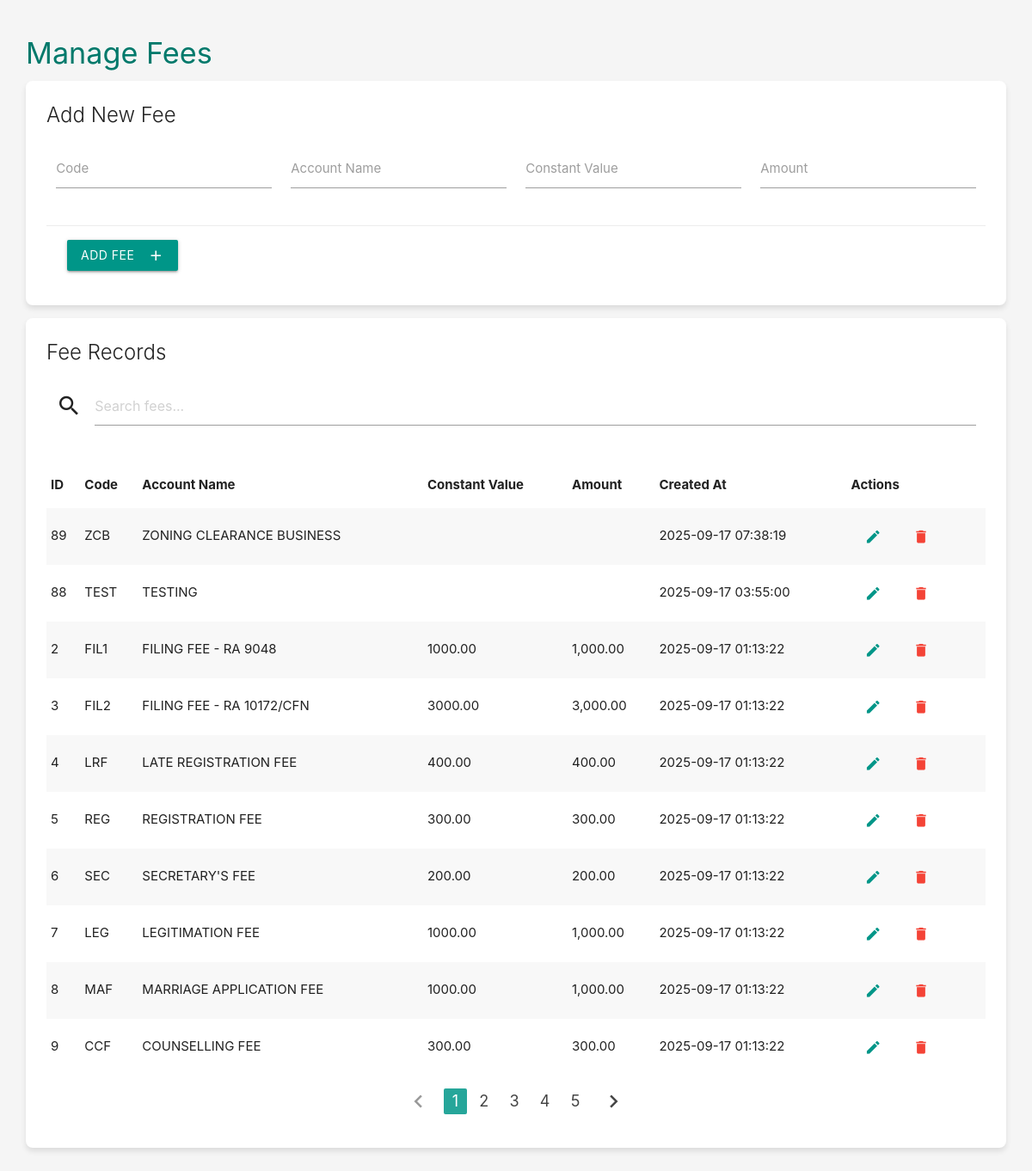
The app's page /fees1.php with its own data.
### tables this page shows
CREATE TABLE `fees` (
  `id` int(11) NOT NULL,
  `code` varchar(50) DEFAULT NULL,
  `account_name` varchar(100) NOT NULL,
  `constant_value` varchar(100) DEFAULT NULL,
  `amount` decimal(10,2) DEFAULT NULL,
  `created_at` timestamp NOT NULL DEFAULT current_timestamp()
);

### fees1.php (the view, shortened to what this page needs)
<?php
include 'config.php';
$edit_mode = false;
$results_per_page = 10;
$page = isset($_GET['page']) ? (int)$_GET['page'] : 1;
$offset = ($page - 1) * $results_per_page;
$total_result = $conn->query("SELECT COUNT(*) as total FROM fees");
$total_row = $total_result->fetch_assoc();
$total_records = $total_row['total'];
$total_pages = ceil($total_records / $results_per_page);
$fees = [];
$result = $conn->query("SELECT * FROM fees ORDER BY created_at DESC LIMIT $offset, $results_per_page");
if ($result && $result->num_rows > 0) {
    while ($row = $result->fetch_assoc()) {
        $fees[] = $row;
    }
}
?>
<!DOCTYPE html>
<html lang="en">
<head>
    <link rel="stylesheet" href="https://cdnjs.cloudflare.com/ajax/libs/materialize/1.0.0/css/materialize.min.css">
</head>
<body>
    <main>
        <div class="container">
            <h4 class="teal-text text-darken-2">Manage Fees</h4>
            <div class="card">
                <div class="card-content">
                    <span class="card-title"><?= $edit_mode ? 'Edit Fee' : 'Add New Fee' ?></span>
                    <form method="POST">
                        <div class="row">
                            <div class="input-field col s12 m6 l3">
                                <input type="text" name="code" id="code" value="<?= $edit_mode ? htmlspecialchars($edit_fee['code']) : '' ?>">
                                <label for="code">Code</label>
                            </div>
                            <div class="input-field col s12 m6 l3">
                                <input type="text" name="account_name" id="account_name" value="<?= $edit_mode ? htmlspecialchars($edit_fee['account_name']) : '' ?>">
                                <label for="account_name">Account Name</label>
                            </div>
                            <div class="input-field col s12 m6 l3">
                                <input type="text" name="constant_value" id="constant_value" value="<?= $edit_mode ? htmlspecialchars($edit_fee['constant_value']) : '' ?>">
                                <label for="constant_value">Constant Value</label>
                            </div>
                            <div class="input-field col s12 m6 l3">
                                <input type="number" step="0.01" name="amount" id="amount" value="<?= $edit_mode ? htmlspecialchars($edit_fee['amount']) : '' ?>">
                                <label for="amount">Amount</label>
                            </div>
                        </div>
                        <div class="card-action">
                            <button type="submit" name="save_fee" class="btn teal waves-effect waves-light">
                                <?= $edit_mode ? 'Update Fee' : 'Add Fee' ?>
                                <i class="material-icons right"><?= $edit_mode ? 'update' : 'add' ?></i>
                            </button>
                        </div>
                    </form>
                </div>
            </div>
            <div class="card">
                <div class="card-content">
                    <span class="card-title">Fee Records</span>
                    <div class="row search-box">
                        <div class="input-field col s12">
                            <i class="material-icons prefix">search</i>
                            <input type="text" id="search" placeholder="Search fees...">
                        </div>
                    </div>
                    <?php if (!empty($fees)): ?>
                    <table class="striped responsive-table">
                        <thead>
                            <tr>
                                <th>ID</th>
                                <th>Code</th>
                                <th>Account Name</th>
                                <th>Constant Value</th>
                                <th>Amount</th>
                                <th>Created At</th>
                                <th>Actions</th>
                            </tr>
                        </thead>
                        <tbody>
                            <?php foreach ($fees as $fee): ?>
                                <tr>
                                    <td><?= $fee['id'] ?></td>
                                    <td><?= htmlspecialchars($fee['code']) ?></td>
                                    <td><?= htmlspecialchars($fee['account_name']) ?></td>
                                    <td><?= htmlspecialchars($fee['constant_value']) ?></td>
                                    <td><?= is_null($fee['amount']) ? '' : number_format($fee['amount'], 2) ?></td>
                                    <td><?= $fee['created_at'] ?></td>
                                    <td>
                                        <a href="?edit=<?= $fee['id'] ?>" class="btn-flat waves-effect waves-teal tooltipped" data-tooltip="Edit">
                                            <i class="material-icons teal-text">edit</i>
                                        </a>
                                        <a href="#delete-modal-<?= $fee['id'] ?>" class="btn-flat waves-effect waves-red tooltipped modal-trigger" data-tooltip="Delete">
                                            <i class="material-icons red-text">delete</i>
                                        </a>
                                    </td>
                                </tr>
                            <?php endforeach; ?>
                        </tbody>
                    </table>
                    <?php if ($total_pages > 1): ?>
                    <ul class="pagination center">
                        <?php if ($page > 1): ?>
                            <li class="waves-effect"><a href="?page=<?= $page - 1 ?>"><i class="material-icons">chevron_left</i></a></li>
                        <?php else: ?>
                            <li class="disabled"><a href="#!"><i class="material-icons">chevron_left</i></a></li>
                        <?php endif; ?>
                        <?php
                        $start_page = max(1, $page - 2);
                        $end_page = min($total_pages, $start_page + 4);
                        for ($i = $start_page; $i <= $end_page; $i++):
                        ?>
                            <li class="<?= $i == $page ? 'active' : 'waves-effect' ?>">
                                <a href="?page=<?= $i ?>"><?= $i ?></a>
                            </li>
                        <?php endfor; ?>
                        <?php if ($page < $total_pages): ?>
                            <li class="waves-effect"><a href="?page=<?= $page + 1 ?>"><i class="material-icons">chevron_right</i></a></li>
                        <?php else: ?>
                            <li class="disabled"><a href="#!"><i class="material-icons">chevron_right</i></a></li>
                        <?php endif; ?>
                    </ul>
                    <?php endif; ?>
                    <?php else: ?>
                        <p class="center-align">No fees found.</p>
                    <?php endif; ?>
                </div>
            </div>
        </div>
    </main>
</body>
</html>

### fees1.php (style rules this page uses)
body { display: flex; min-height: 100vh; flex-direction: column; background-color: #f5f5f5; }
main { flex: 1 0 auto; padding: 20px 0; }
.container { width: 95%; }
.card { border-radius: 8px; box-shadow: 0 4px 6px rgba(0,0,0,0.1); }
.btn-flat { text-transform: none; }
.pagination li.active { background-color: #26a69a; }
.search-box { margin-bottom: 20px; }

### records on screen
fees: id "89", code "ZCB", account_name "ZONING CLEARANCE BUSINESS", created_at "2025-09-17 07:38:19"
fees: id "88", code "TEST", account_name "TESTING", created_at "2025-09-17 03:55:00"
fees: id "2", code "FIL1", account_name "FILING FEE - RA 9048", constant_value "1000.00", amount "1,000.00", created_at "2025-09-17 01:13:22"
fees: id "3", code "FIL2", account_name "FILING FEE - RA 10172/CFN", constant_value "3000.00", amount "3,000.00", created_at "2025-09-17 01:13:22"
fees: id "4", code "LRF", account_name "LATE REGISTRATION FEE", constant_value "400.00", amount "400.00", created_at "2025-09-17 01:13:22"
fees: id "5", code "REG", account_name "REGISTRATION FEE", constant_value "300.00", amount "300.00", created_at "2025-09-17 01:13:22"
fees: id "6", code "SEC", account_name "SECRETARY'S FEE", constant_value "200.00", amount "200.00", created_at "2025-09-17 01:13:22"
fees: id "7", code "LEG", account_name "LEGITIMATION FEE", constant_value "1000.00", amount "1,000.00", created_at "2025-09-17 01:13:22"
fees: id "8", code "MAF", account_name "MARRIAGE APPLICATION FEE", constant_value "1000.00", amount "1,000.00", created_at "2025-09-17 01:13:22"
fees: id "9", code "CCF", account_name "COUNSELLING FEE", constant_value "300.00", amount "300.00", created_at "2025-09-17 01:13:22"
